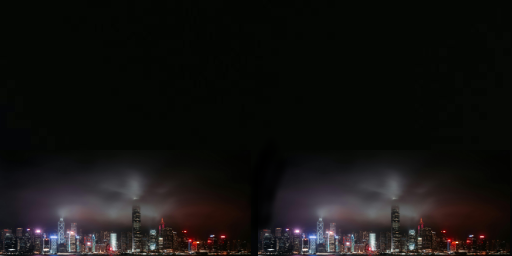
#> input picture nitrofiles/video/nightSky/HKNight.png, 512 x 256 px
$ python make192sprite.py ../../nitrofiles/video/nightSky/HKNight.png
#> lines starting #> are read from the running program, lines starting #| are printed output that depends on the picture
#!/usr/bin/env python3
#Copyright (c) 2026 Jung, Yoomin. All rights reserved.
import sys
from PIL import Image

def crop_and_split(image_path):
    # Load image
    img = Image.open(image_path)
#> img is the input picture: PIL image 512x256 RGBA; mean R, G, B, A 20.1, 18.5, 17.5, 255

    # ===== STEP 1: Crop center to 192×192 =====
    w, h = img.size
#> w = 512; h = 256
    crop_w, crop_h = 192, 192

    left = (w - crop_w) // 2
#> left = 160
    top = (h - crop_h) // 2
#> top = 32
    right = left + crop_w
#> right = 352
    bottom = top + crop_h
#> bottom = 224

    cropped = img.crop((left, top, right, bottom))
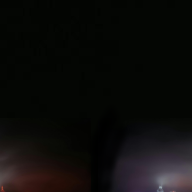
#> cropped: PIL image 192x192 RGBA; mean R, G, B, A 13.1, 12.3, 10.9, 255
    cropped.save("cropped_192.png")
    print("Saved cropped_192.png")

    # ===== STEP 2: Split to 9 x 64×64 =====
    tile_size = 64
    index = 0

    for row in range(3):
        for col in range(3):
            x1 = col * tile_size
            y1 = row * tile_size
            x2 = x1 + tile_size
            y2 = y1 + tile_size

            tile = cropped.crop((x1, y1, x2, y2))
            filename = f"tile_{index}.png"
            tile.save(filename)
            print("Saved", filename)
            index += 1
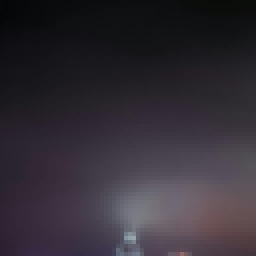
#> tile: PIL image 64x64 RGBA (shown 4 times larger); mean R, G, B, A 50.9, 45.5, 53.8, 255
#> after the loop, index = 9

    print("Done! 9 tiles created.")

def main():
    if len(sys.argv) != 2:
        print("Usage: python split_sprite.py <image_path>")
        sys.exit(1)

    image_path = sys.argv[1]
    crop_and_split(image_path)

if __name__ == "__main__":
    main()
